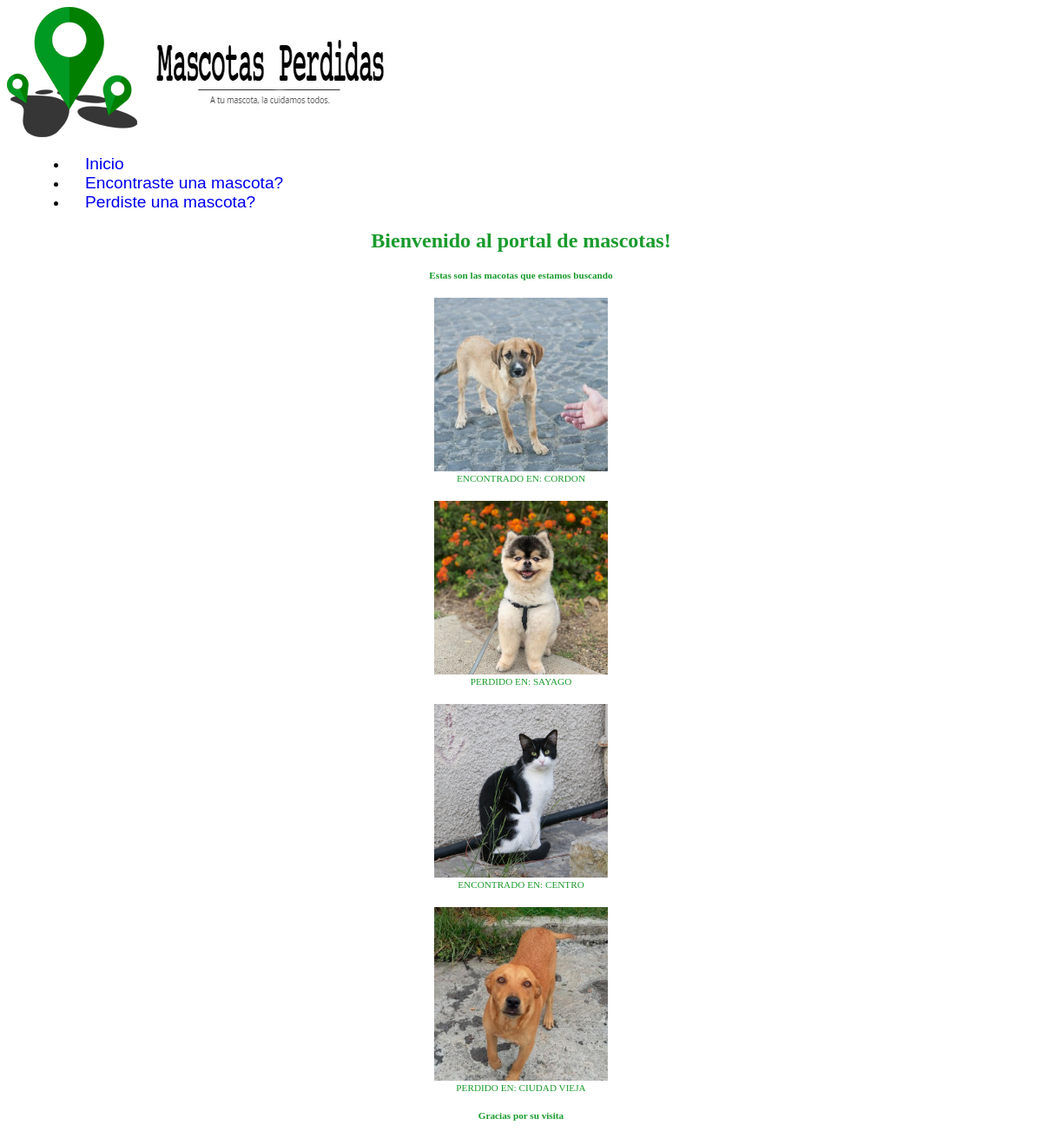
The page / on the database its author committed.
### Mascotas/models.py (models this page shows)
class MascotaPerdida(models.Model):
    estado = models.CharField(max_length=40)
    imagen = models.ImageField(null=True, blank=True)  # <---- NO SACAR EL NULL NI EL BLANK QUE SE ROMPE LA BBDD
    barrio = models.ForeignKey(Barrio, on_delete=models.CASCADE)
    tipo = models.ForeignKey(Tipo, on_delete=models.CASCADE)
    raza = models.ForeignKey(Raza, on_delete=models.CASCADE)
    fecha = models.DateField()
    nombre = models.CharField(max_length=40)
    mail = models.EmailField()
    telefono = models.IntegerField()
    descripcion = models.TextField()

class Barrio(models.Model):
    lugar = models.CharField(max_length=40)  # <---- Para indicar el barrio donde se perdio
    def __str__(self):
        return self.lugar

### Mascotasperdidas/views.py (the view)
# urls.py: 2. Add a URL to urlpatterns:  path('', views.home, name='home')
def home(request):
    mascotas = MascotaPerdida.objects.order_by('-id')                       # <---- mostrar ultimos anuncios al principio
    data = {
        'mascotas':mascotas
    }
    return render(request, 'home.html', data)

### Mascotasperdidas/templates/home.html (shortened to what this page needs)
{% extends 'base.html' %}
{% block contenido %}
    <h3>Estas son las macotas que estamos buscando</h3>
    {% for m in mascotas %}
        {% if m.imagen %}
            <figure id= "fotos">
                <img src="{{ m.imagen.url }}" alt="" class="imagenes">
                <figcaption>{{ m.estado }} EN: {{ m.barrio }}</figcaption>
            </figure>
        {% endif %}
    {% endfor %}
{% endblock %}

### Mascotasperdidas/templates/base.html (shortened to what this page needs)
{% load static %}
<!DOCTYPE html>
<html lang="es">
<head>
    <link rel="stylesheet" href="{% static 'css/style.css' %}">
</head>
<body>
    <img src="{% static 'img/Logo.png' %} "alt="logo">
    <div class="contenedor">
        <img class="imagen" src="{% static 'img/Titulo.png' %}" alt="Titulo" >
    </div>
    <div id="container">
        <ul>
            <li><a href="{% url 'home' %}">Inicio</a></li>
            <li><a href="{% url 'nuevo_ingreso_encontrado' %}">Encontraste una mascota?</a></li>
            <li><a href="{% url 'nuevo_ingreso_perdido' %}">Perdiste una mascota?</a></li>
        </ul>
    </div>
    <h1>
        Bienvenido al portal de mascotas!
    </h1>
    <section>
        {% block contenido %}
        {% endblock %}
    </section>
    <h3>
        Gracias por su visita
    </h3>
</body>
</html>

### Mascotasperdidas/static/css/style.css (style rules this page uses)
#container { font-family: Helvetica, Geneva, Arial, sans-serif; padding-left: 20px; background-color: #FFFFFF; margin: 10px; }
a:link { font-size: 120%; text-decoration:none; padding-left: 20px; }
h1 { color: #199B2C; font-size: 150%; margin: 20px; text-align: center; }
h3 { color: #199B2C; font-size: 70%; margin: 20px; text-align: center; }
.contenedor { text-align: center; display: inline-block; }
#fotos { color: #199B2C; font-size: 70%; margin: 20px; text-align: center; }

### Mascotasperdidas/templates/home.html (style rules this page uses)
.imagenes { display: inline-block; position: relative; object-fit: cover; width:200px; height:200px; }

### rows shown on the page
MascotaPerdida: imagen (picture), estado "ENCONTRADO", barrio "CORDON"
MascotaPerdida: imagen (picture), estado "PERDIDO", barrio "SAYAGO"
MascotaPerdida: imagen (picture), estado "ENCONTRADO", barrio "CENTRO"
MascotaPerdida: imagen (picture), estado "PERDIDO", barrio "CIUDAD VIEJA"
